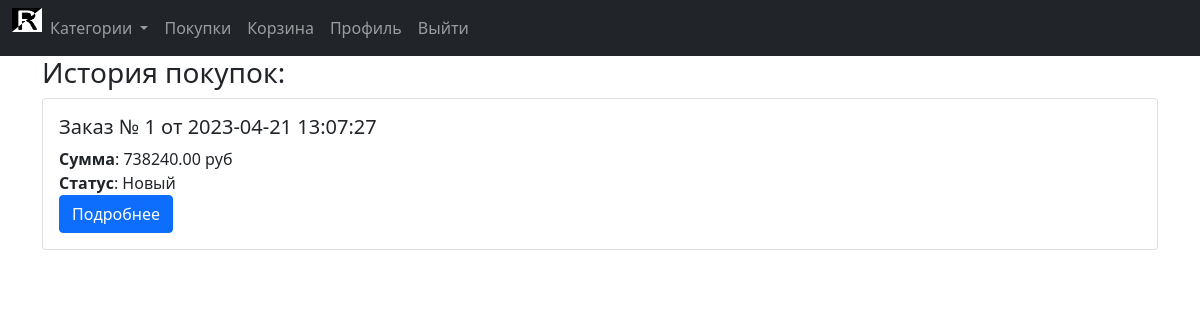
Page /orders (signed in) on the committed database.
### model/order.py (models this page shows)
class Order(SqlAlchemyBase, SerializerMixin):
    __tablename__ = 'orders'
    id = Column(INTEGER, primary_key=True, autoincrement=True)
    user_id = Column(INTEGER, ForeignKey('users.id'))
    status = Column(Enum(OrderStatus))
    address = Column(TEXT, nullable=False)
    phone = Column(TEXT, nullable=False)
    email = Column(TEXT, nullable=False)
    time = Column(DATETIME(timezone=True), server_default=func.now())
    sum = Column(DECIMAL, nullable=False)

### handler/order.py (the view)
@blueprint.route('/orders', methods=['GET'])
@login_required
def get():
    with db_session.create_session() as session:
        orders = session.query(Order).filter(Order.user_id == current_user.id).order_by(Order.time.desc())
        return render_template('orders.html', orders=orders)

### core.py (called while the page is built)
@login_manager.user_loader
def load_user(user_id):
    return db_session.create_session().query(User).get(user_id)

@app.context_processor
def context_processor():
    with db_session.create_session() as session:
        return dict(global_product_categories=session.query(ProductCategory), global_add_to_cart=PostCartForm())

### db_session.py (called while the page is built)
def create_session() -> Session:
    global __factory
    return __factory()

### model/order.py (called while the page is built)
    @property
    def label(self):
        translate = {
            "new": "Новый",
            "packing": "Собирается",
            "delivery": "В пути",
            "done": "Выполнен",
            "canceled": "Отменен"
        }
        return translate[self.name]

### templates/orders.html
{% extends "base.html" %}
{% block content %}
<h3>История покупок: </h3>
{% for order in orders %}
<div class="card mb-3" style="max-width: 1100;">
    <div class="row g-0">
        <div class="col-md-8">
            <div class="card-body">
                <div>
                    <h5 class="card-title">Заказ № {{ order.id }} от {{ order.time }}</h5>
                </div>
                <div>
                    <h7 class="card-title"><b>Сумма</b>: {{ '%0.2f'|format(order.sum) }} руб</h7>
                </div>
                <div>
                    <h7 class="card-title"><b>Статус</b>: {{ order.status.label }}</h7>
                </div>
                <a href="{{ url_for('order.details', id=order.id) }}" class="btn btn-primary">Подробнее</a>
            </div>
        </div>
    </div>
</div>
{% endfor %}
{% endblock %}

### rows in the picture
Order: id "1", time "2023-04-21 13:07:27", sum "738240.00", status.label "Новый"
